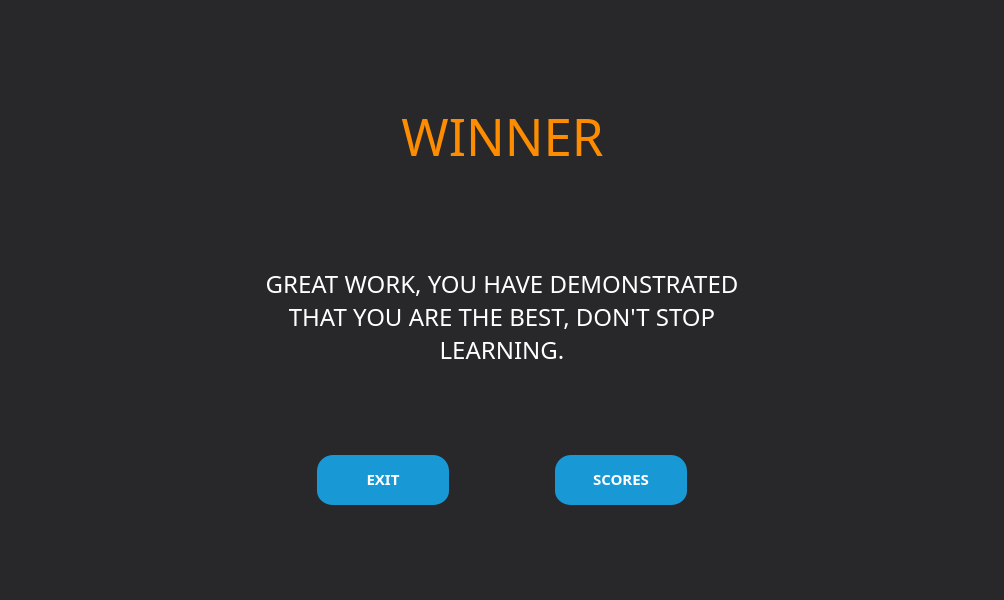
<?xml version="1.0" encoding="UTF-8"?>
<ui version="4.0">
 <class>MainWindow</class>
 <widget class="QMainWindow" name="MainWindow">
  <property name="geometry">
   <rect>
    <x>0</x>
    <y>0</y>
    <width>1004</width>
    <height>600</height>
   </rect>
  </property>
  <property name="windowTitle">
   <string>TRIVIA TIME</string>
  </property>
  <property name="windowIcon">
   <iconset resource="logos.qrc">
    <normaloff>:/imgs/Images/ideas.png</normaloff>:/imgs/Images/ideas.png</iconset>
  </property>
  <property name="styleSheet">
   <string notr="true">background-color: rgb(40, 40, 43);</string>
  </property>
  <widget class="QWidget" name="centralwidget">
   <layout class="QGridLayout" name="gridLayout">
    <item row="0" column="0">
     <spacer name="verticalSpacer">
      <property name="orientation">
       <enum>Qt::Vertical</enum>
      </property>
      <property name="sizeHint" stdset="0">
       <size>
        <width>20</width>
        <height>69</height>
       </size>
      </property>
     </spacer>
    </item>
    <item row="1" column="0">
     <layout class="QHBoxLayout" name="horizontalLayout_3">
      <item>
       <spacer name="horizontalSpacer_4">
        <property name="orientation">
         <enum>Qt::Horizontal</enum>
        </property>
        <property name="sizeHint" stdset="0">
         <size>
          <width>122</width>
          <height>20</height>
         </size>
        </property>
       </spacer>
      </item>
      <item>
       <widget class="QLabel" name="label_4">
        <property name="minimumSize">
         <size>
          <width>100</width>
          <height>100</height>
         </size>
        </property>
        <property name="maximumSize">
         <size>
          <width>16777215</width>
          <height>16777215</height>
         </size>
        </property>
        <property name="styleSheet">
         <string notr="true">image: url(:/imgs/Images/star.png);</string>
        </property>
        <property name="text">
         <string/>
        </property>
       </widget>
      </item>
      <item>
       <layout class="QHBoxLayout" name="horizontalLayout_2">
        <item>
         <widget class="QLabel" name="label_2">
          <property name="minimumSize">
           <size>
            <width>90</width>
            <height>116</height>
           </size>
          </property>
          <property name="maximumSize">
           <size>
            <width>790</width>
            <height>140</height>
           </size>
          </property>
          <property name="font">
           <font>
            <family>Organic Relief</family>
            <pointsize>38</pointsize>
           </font>
          </property>
          <property name="styleSheet">
           <string notr="true">color: rgb(254, 140, 0);</string>
          </property>
          <property name="text">
           <string>WINNER</string>
          </property>
          <property name="alignment">
           <set>Qt::AlignCenter</set>
          </property>
         </widget>
        </item>
        <item>
         <widget class="QLabel" name="label_3">
          <property name="minimumSize">
           <size>
            <width>100</width>
            <height>100</height>
           </size>
          </property>
          <property name="maximumSize">
           <size>
            <width>16777215</width>
            <height>16777215</height>
           </size>
          </property>
          <property name="styleSheet">
           <string notr="true">image: url(:/imgs/Images/star.png);</string>
          </property>
          <property name="text">
           <string/>
          </property>
         </widget>
        </item>
       </layout>
      </item>
      <item>
       <spacer name="horizontalSpacer_5">
        <property name="orientation">
         <enum>Qt::Horizontal</enum>
        </property>
        <property name="sizeHint" stdset="0">
         <size>
          <width>122</width>
          <height>20</height>
         </size>
        </property>
       </spacer>
      </item>
     </layout>
    </item>
    <item row="2" column="0">
     <spacer name="verticalSpacer_4">
      <property name="orientation">
       <enum>Qt::Vertical</enum>
      </property>
      <property name="sizeHint" stdset="0">
       <size>
        <width>20</width>
        <height>40</height>
       </size>
      </property>
     </spacer>
    </item>
    <item row="3" column="0">
     <layout class="QVBoxLayout" name="verticalLayout">
      <item>
       <layout class="QHBoxLayout" name="horizontalLayout_4">
        <item>
         <spacer name="horizontalSpacer_7">
          <property name="orientation">
           <enum>Qt::Horizontal</enum>
          </property>
          <property name="sizeHint" stdset="0">
           <size>
            <width>122</width>
            <height>20</height>
           </size>
          </property>
         </spacer>
        </item>
        <item>
         <widget class="QLabel" name="label">
          <property name="font">
           <font>
            <family>LEMON MILK</family>
            <pointsize>18</pointsize>
           </font>
          </property>
          <property name="styleSheet">
           <string notr="true">color: rgb(255, 255, 255);</string>
          </property>
          <property name="text">
           <string>GREAT WORK, YOU HAVE DEMONSTRATED THAT YOU ARE THE BEST, DON'T STOP LEARNING.</string>
          </property>
          <property name="alignment">
           <set>Qt::AlignCenter</set>
          </property>
          <property name="wordWrap">
           <bool>true</bool>
          </property>
         </widget>
        </item>
        <item>
         <spacer name="horizontalSpacer_6">
          <property name="orientation">
           <enum>Qt::Horizontal</enum>
          </property>
          <property name="sizeHint" stdset="0">
           <size>
            <width>122</width>
            <height>20</height>
           </size>
          </property>
         </spacer>
        </item>
       </layout>
      </item>
     </layout>
    </item>
    <item row="4" column="0">
     <spacer name="verticalSpacer_3">
      <property name="orientation">
       <enum>Qt::Vertical</enum>
      </property>
      <property name="sizeHint" stdset="0">
       <size>
        <width>20</width>
        <height>40</height>
       </size>
      </property>
     </spacer>
    </item>
    <item row="5" column="0">
     <layout class="QHBoxLayout" name="horizontalLayout">
      <item>
       <spacer name="horizontalSpacer">
        <property name="orientation">
         <enum>Qt::Horizontal</enum>
        </property>
        <property name="sizeHint" stdset="0">
         <size>
          <width>40</width>
          <height>20</height>
         </size>
        </property>
       </spacer>
      </item>
      <item>
       <widget class="QPushButton" name="start_button_3">
        <property name="styleSheet">
         <string notr="true">QPushButton {
  background-color: #1899D6;
  border: solid transparent;
  border-radius: 16px;
  border-width: 0 0 4px;
  color: #FFFFFF;
  font-family: din-round,sans-serif;
  font-size: 15px;
  font-weight: 700;
  letter-spacing: .8px;
  line-height: 20px;
  margin: 0;
  outline: none;
  padding: 13px 16px;
  text-align: center;
  text-transform: uppercase;
  vertical-align: middle;
  white-space: nowrap;
  width: 100%;
}

QPushButton:hover{ 
  background-color: #16437E;
  color: #ffffff;
}


QPushButton:pressed {
    background-color: #fc4103;
    border-style: inset;
}

</string>
        </property>
        <property name="text">
         <string>EXIT</string>
        </property>
       </widget>
      </item>
      <item>
       <spacer name="horizontalSpacer_12">
        <property name="orientation">
         <enum>Qt::Horizontal</enum>
        </property>
        <property name="sizeType">
         <enum>QSizePolicy::Fixed</enum>
        </property>
        <property name="sizeHint" stdset="0">
         <size>
          <width>100</width>
          <height>83</height>
         </size>
        </property>
       </spacer>
      </item>
      <item>
       <widget class="QPushButton" name="start_button_2">
        <property name="styleSheet">
         <string notr="true">QPushButton {
  background-color: #1899D6;
  border: solid transparent;
  border-radius: 16px;
  border-width: 0 0 4px;
  color: #FFFFFF;
  font-family: din-round,sans-serif;
  font-size: 15px;
  font-weight: 700;
  letter-spacing: .8px;
  line-height: 20px;
  margin: 0;
  outline: none;
  padding: 13px 16px;
  text-align: center;
  text-transform: uppercase;
  vertical-align: middle;
  white-space: nowrap;
  width: 100%;
}

QPushButton:hover{ 
  background-color: #16437E;
  color: #ffffff;
}


QPushButton:pressed {
    background-color: #fc4103;
    border-style: inset;
}

</string>
        </property>
        <property name="text">
         <string>SCORES</string>
        </property>
       </widget>
      </item>
      <item>
       <spacer name="horizontalSpacer_2">
        <property name="orientation">
         <enum>Qt::Horizontal</enum>
        </property>
        <property name="sizeHint" stdset="0">
         <size>
          <width>40</width>
          <height>20</height>
         </size>
        </property>
       </spacer>
      </item>
     </layout>
    </item>
    <item row="6" column="0">
     <spacer name="verticalSpacer_2">
      <property name="orientation">
       <enum>Qt::Vertical</enum>
      </property>
      <property name="sizeHint" stdset="0">
       <size>
        <width>20</width>
        <height>68</height>
       </size>
      </property>
     </spacer>
    </item>
   </layout>
  </widget>
 </widget>
 <resources>
  <include location="logos.qrc"/>
 </resources>
 <connections/>
</ui>
